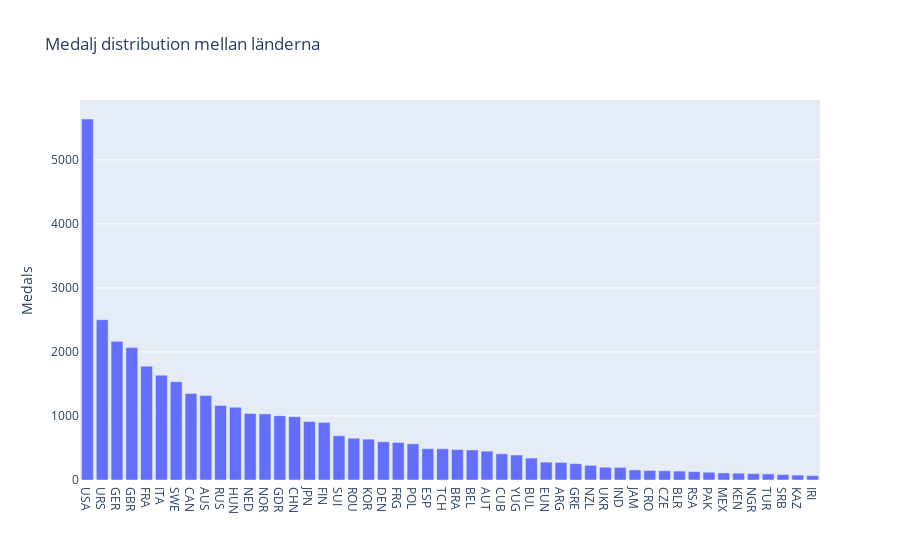

Notebook code cell kept with this figure:
### Markdown cell above
#### Medalj distribution mellan länderna

### Code cell
# Group by 'NOC' and count all medals
medals_across_countries = olympic_data.groupby("NOC")['Medal'].count()
medals_across_countries = medals_across_countries.sort_values(ascending=False)

medals_across_countries_top50 = medals_across_countries.iloc[:50]

fig = px.bar(
    x=medals_across_countries_top50.index,
    y=medals_across_countries_top50,
    title="Medalj distribution mellan länderna",
    
    labels={
        'x': '',
        'y': 'Medals'
    }
)

fig.show()

### Figure 1 — Plotly figure (JSON) as saved in the notebook; plotly's stock layout.template omitted (floating-point values rounded to 4 significant figures)
{"data": [{"alignmentgroup": "True", "hovertemplate": "=%{x}<br>Medals=%{y}<extra></extra>", "legendgroup": "", "marker": {"color": "#636efa", "pattern": {"shape": ""}}, "name": "", "offsetgroup": "", "orientation": "v", "showlegend": false, "textposition": "auto", "type": "bar", "x": ["USA", "URS", "GER", "GBR", "FRA", "ITA", "SWE", "CAN", "AUS", "RUS", "HUN", "NED", "NOR", "GDR", "CHN", "JPN", "FIN", "SUI", "ROU", "KOR", "DEN", "FRG", "POL", "ESP", "TCH", "BRA", "BEL", "AUT", "CUB", "YUG", "BUL", "EUN", "ARG", "GRE", "NZL", "UKR", "IND", "JAM", "CRO", "CZE", "BLR", "RSA", "PAK", "MEX", "KEN", "NGR", "TUR", "SRB", "KAZ", "IRI"], "xaxis": "x", "y": [5637, 2503, 2165, 2068, 1777, 1637, 1536, 1352, 1320, 1165, 1135, 1040, 1033, 1005, 989, 913, 900, 691, 653, 638, 597, 586, 565, 489, 488, 475, 468, 450, 409, 390, 342, 279, 274, 255, 228, 199, 197, 157, 149, 144, 139, 131, 121, 110, 106, 99, 95, 85, 77, 68], "yaxis": "y"}], "layout": {"barmode": "relative", "legend": {"tracegroupgap": 0}, "title": {"text": "Medalj distribution mellan länderna"}, "xaxis": {"anchor": "y", "domain": [0, 1], "title": {"text": ""}}, "yaxis": {"anchor": "x", "domain": [0, 1], "title": {"text": "Medals"}}}}
